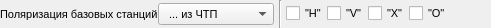
          <widget class="QWidget" name="widget_10" native="true">
           <property name="minimumSize">
            <size>
             <width>0</width>
             <height>20</height>
            </size>
           </property>
           <property name="maximumSize">
            <size>
             <width>16777215</width>
             <height>28</height>
            </size>
           </property>
           <property name="styleSheet">
            <string notr="true"/>
           </property>
           <layout class="QHBoxLayout" name="horizontalLayout_10">
            <property name="spacing">
             <number>0</number>
            </property>
            <property name="leftMargin">
             <number>0</number>
            </property>
            <property name="topMargin">
             <number>0</number>
            </property>
            <property name="rightMargin">
             <number>0</number>
            </property>
            <property name="bottomMargin">
             <number>0</number>
            </property>
            <item>
             <widget class="QLabel" name="Label_PolyarizaciyaBS">
              <property name="sizePolicy">
               <sizepolicy hsizetype="Fixed" vsizetype="Preferred">
                <horstretch>150</horstretch>
                <verstretch>0</verstretch>
               </sizepolicy>
              </property>
              <property name="maximumSize">
               <size>
                <width>165</width>
                <height>16777215</height>
               </size>
              </property>
              <property name="font">
               <font>
                <family>Tahoma</family>
                <pointsize>8</pointsize>
               </font>
              </property>
              <property name="text">
               <string>Поляризация базовых станций</string>
              </property>
             </widget>
            </item>
            <item>
             <widget class="QComboBox" name="CBox_PolyarizaciyaBS">
              <property name="maximumSize">
               <size>
                <width>150</width>
                <height>22</height>
               </size>
              </property>
              <property name="font">
               <font>
                <family>Tahoma</family>
                <pointsize>8</pointsize>
               </font>
              </property>
              <item>
               <property name="text">
                <string>  ... из ЧТП</string>
               </property>
              </item>
              <item>
               <property name="text">
                <string>  ... из указанных</string>
               </property>
              </item>
             </widget>
            </item>
            <item>
             <widget class="Line" name="line_21">
              <property name="minimumSize">
               <size>
                <width>12</width>
                <height>0</height>
               </size>
              </property>
              <property name="orientation">
               <enum>Qt::Vertical</enum>
              </property>
             </widget>
            </item>
            <item>
             <widget class="QCheckBox" name="ChBox_PolyarizaciyaH">
              <property name="maximumSize">
               <size>
                <width>50</width>
                <height>16777215</height>
               </size>
              </property>
              <property name="font">
               <font>
                <family>Tahoma</family>
                <pointsize>8</pointsize>
               </font>
              </property>
              <property name="text">
               <string>&quot;H&quot;</string>
              </property>
             </widget>
            </item>
            <item>
             <widget class="QCheckBox" name="ChBox_PolyarizaciyaV">
              <property name="maximumSize">
               <size>
                <width>50</width>
                <height>16777215</height>
               </size>
              </property>
              <property name="font">
               <font>
                <family>Tahoma</family>
                <pointsize>8</pointsize>
               </font>
              </property>
              <property name="text">
               <string>&quot;V&quot;</string>
              </property>
             </widget>
            </item>
            <item>
             <widget class="QCheckBox" name="ChBox_PolyarizaciyaX">
              <property name="maximumSize">
               <size>
                <width>50</width>
                <height>16777215</height>
               </size>
              </property>
              <property name="font">
               <font>
                <family>Tahoma</family>
                <pointsize>8</pointsize>
               </font>
              </property>
              <property name="text">
               <string>&quot;X&quot;</string>
              </property>
             </widget>
            </item>
            <item>
             <widget class="QCheckBox" name="ChBox_PolyarizaciyaO">
              <property name="font">
               <font>
                <family>Tahoma</family>
                <pointsize>8</pointsize>
               </font>
              </property>
              <property name="text">
               <string>&quot;O&quot;</string>
              </property>
             </widget>
            </item>
            <item>
             <spacer name="horizontalSpacer_8">
              <property name="orientation">
               <enum>Qt::Horizontal</enum>
              </property>
              <property name="sizeHint" stdset="0">
               <size>
                <width>40</width>
                <height>20</height>
               </size>
              </property>
             </spacer>
            </item>
           </layout>
          </widget>
